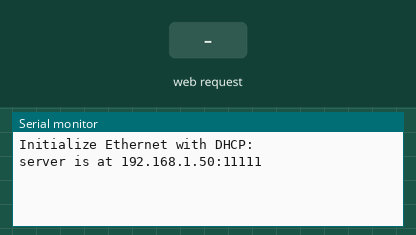
The sketch below on a simulated Arduino Uno, built with avr-gcc and run on an emulated ATmega328P. Parts: the last lines printed to the serial monitor. The inputs (shaded band) are chosen by the test bench. WiFi joins after 1.5 s; servers stay silent unless stated.

Above: at 4.2 s.
4.3 s: HTTP request GET /led/on received
At 5.3 s:
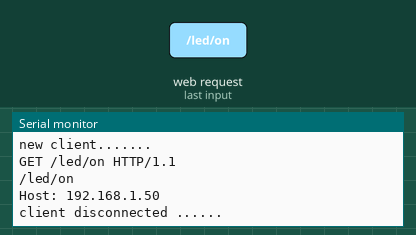
5.8 s: HTTP request GET /led/off received
At 6.6 s:
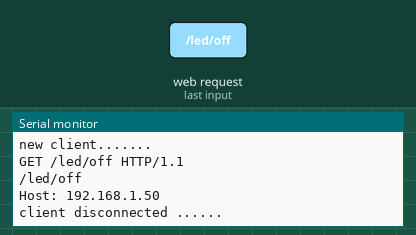

The sketch:

WebServer.ino
```cpp
#include <SPI.h>
#include <Ethernet.h>
// Enter a MAC address for your controller below.
// Newer Ethernet shields have a MAC address printed on a sticker on the shield
byte mac[] = {
  0x00, 0xAA, 0xBB, 0xCC, 0xDE, 0x9B
};
//할당받은 ip주소입력
IPAddress ip(192,168,10,104);

//포트
#define PORT 11111

//LED
#define LED 8

//request type 상수처리
#define REQ_INDEX 0
#define REQ_LED_ON 1
#define REQ_LED_OFF 2

int requestType = REQ_INDEX;
//서버객체
EthernetServer server(PORT);
//사용자 요청 메세지 처리변수
String buffer;
void setup() {
  Serial.begin(9600);
  Ethernet.begin(mac);
  // start the Ethernet connection:
  Serial.println("Initialize Ethernet with DHCP:");
  if (Ethernet.begin(mac) == 0) {
    Serial.println("Failed to configure Ethernet using DHCP");
    if (Ethernet.hardwareStatus() == EthernetNoHardware) {
      Serial.println("Ethernet shield was not found.  Sorry, can't run without hardware. :(");
    } else if (Ethernet.linkStatus() == LinkOFF) {
      Serial.println("Ethernet cable is not connected.");
    }
    // no point in carrying on, so do nothing forevermore:
    while (true) {
      delay(1);
    }
  }

  server.begin();

  digitalWrite(LED, HIGH);

  Serial.print("server is at ");
  Serial.print(Ethernet.localIP());
  Serial.print(":");
  Serial.println(PORT);
}
void loop() {
  //클라이언트 요청이 있다면, EternetClient객체 반환
  EthernetClient client = server.available();

  if(client){
    Serial.println("new client.......");
    boolean isFirstLine = true;

    //요청메세지 처리
    //client접속중이거나, 요청메세지에 남은 내용이 있는 경우, true반환
    while(client.connected()){
      boolean currentLineIsBlank = readLine(client);
      Serial.println(buffer);

      //첫줄에서 요청 url을 파싱처리
      //GET /HTTP/1.1
      //GET /led/on HTTP/1.1
      //GET /led/off HTTP/1.1
      if(isFirstLine){
        int start = buffer.indexOf(" ") + 1;
        int end = buffer.indexOf(" ", start); // start부터 처음 등장한 공백 인덱스 검사
        String url = buffer.substring(start, end);
        Serial.println(url);

        if(url.indexOf("/led/on") > -1)
          requestType = REQ_LED_ON;
        else if(url.indexOf("/led/off") > -1)
          requestType = REQ_LED_OFF;
        else
          requestType = REQ_INDEX;

          isFirstLine = false;

      }

      //응답메세지 작성
      if(currentLineIsBlank) {
        switch(requestType){
          case REQ_LED_ON : digitalWrite(LED, HIGH); responseRedirect(client, HIGH); break;
          case REQ_LED_OFF : digitalWrite(LED, LOW); responseRedirect(client, LOW); break;
          default : responseIndex(client);

        }

        break;
      }
    }

    //접속 닫기
    client.stop();
    Serial.println("client disconnected ......");
    Serial.println();
  }
}
/*
* LED 제어후, 사용자피드백 전달
* 이후 index페이지로 리다이렉트처리
*/
void responseRedirect(EthernetClient client, int status){

  //헤더부분
        client.println("HTTP/1.1 200 OK");
        client.println("Content-Type : text/html; charset=utf-8");
        client.println("Connection : close");
        client.println();

        //바디부분
        client.println("<!DOCTYPE html>");
        client.println("<html>");
        client.println("<head>");
        client.println("<meta http-equiv='refresh' content='0; url=/'>");
        client.println("<script>");
        client.print("alert('LED가 ");
        client.print(status ? "켜졌습니다." : "꺼졌습니다.");
        client.println("');");
        client.println("</script>");
        client.println("</head>");
        client.println("</html>");

}
/*
index html

*/
void responseIndex(EthernetClient client){

  //헤더부분
        client.println("HTTP/1.1 200 OK");
        client.println("Content-Type : text/html");
        client.println("Connection : close");
        client.println();

        //바디부분
        client.println("<!DOCTYPE html>");
        client.println("<html>");
        client.println("<head>");
        client.println("<title>Welcome to arduino</title>");
        client.println("</head>");
        client.println("<body>");
        client.println("<h1>Welcome to Arduino</h1>");
        client.println("<input type='button' value='ON' onclick = 'ledControl(\"on\")' />");
        client.println("<input type='button' value='OFF' onclick = 'ledControl(\"off\")' />");
        client.println("<script>");
        client.println("function ledControl(status){");
        client.println(" location.href = '/led/' + status;");
        client.println("}");
        client.println("</script>");
        client.println("</body>");
        client.println("</html>");

}
boolean readLine(EthernetClient client){
  buffer = ""; //v=buffer변수 초기화

  //client.available() : 1byte씩 읽고 남은 요청메세지의 byte수를 리턴
  while(client.available()){
    char c = client.read();
    buffer += c;
    if(c == '\n')
        break;
  }

  return buffer.length() == 0; //마지막줄여부. http메세지는 공백라인으로 끝난다.
}
```

Measured:
- after the input at 4.3 s, the serial monitor: prints a new line at once (image 1)
- after the input at 5.8 s, the serial monitor: prints a new line at once (image 2)
